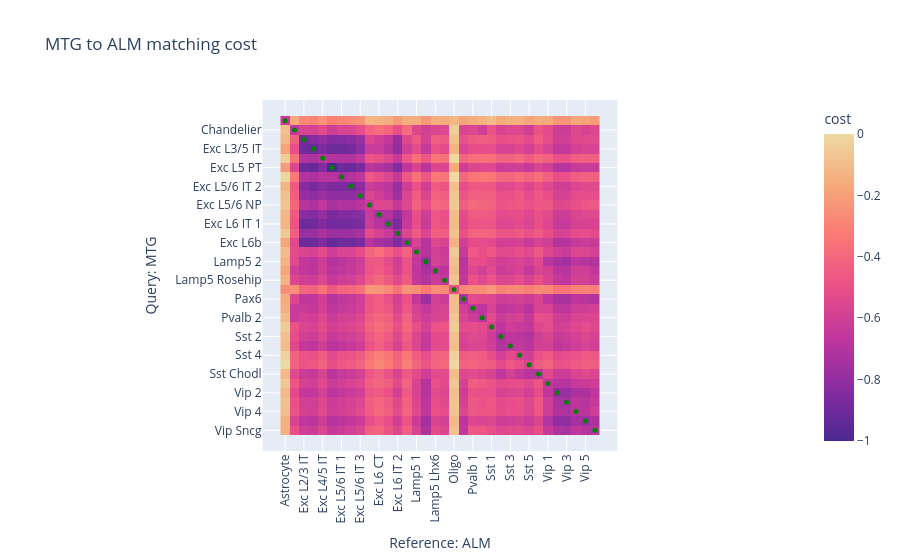

Notebook source saved alongside this figure:
### Markdown cell above
Sample run annotating MTG given ALM as reference

### Code cell
q, ref = 'MTG', 'ALM'

# create RefCM object -- can choose to enable/disable costs cache
rcm = RefCM(discovery_threshold=None)#, cache_load=False, cache_save=False)

# set reference
rcm.setref(ds[ref], ref, 'labels34')

# annotate query dataset
m = rcm.annotate(ds[q], q, 'labels34')

# evaluate and visualize annotation quality
m.eval('labels34')
m.display_matching_costs('labels34')

### Figure 1 — Plotly figure (JSON) as saved in the notebook; plotly's stock layout.template omitted (floating-point values rounded to 4 significant figures; data arrays with more than 128 entries replaced by an {"elided": "..."} marker saying what was removed)
{"data": [{"coloraxis": "coloraxis", "hovertemplate": "Reference: ALM: %{x}<br>Query: MTG: %{y}<br>cost: %{z}<extra></extra>", "name": "0", "type": "heatmap", "x": ["Astrocyte", "Chandelier", "Exc L2/3 IT", "Exc L3/5 IT", "Exc L4/5 IT", "Exc L5 PT", "Exc L5/6 IT 1", "Exc L5/6 IT 2", "Exc L5/6 IT 3", "Exc L5/6 NP", "Exc L6 CT", "Exc L6 IT 1", "Exc L6 IT 2", "Exc L6b", "Lamp5 1", "Lamp5 2", "Lamp5 Lhx6", "Lamp5 Rosehip", "Oligo", "Pax6", "Pvalb 1", "Pvalb 2", "Sst 1", "Sst 2", "Sst 3", "Sst 4", "Sst 5", "Sst Chodl", "Vip 1", "Vip 2", "Vip 3", "Vip 4", "Vip 5", "Vip Sncg"], "xaxis": "x", "y": ["Astrocyte", "Chandelier", "Exc L2/3 IT", "Exc L3/5 IT", "Exc L4/5 IT", "Exc L5 PT", "Exc L5/6 IT 1", "Exc L5/6 IT 2", "Exc L5/6 IT 3", "Exc L5/6 NP", "Exc L6 CT", "Exc L6 IT 1", "Exc L6 IT 2", "Exc L6b", "Lamp5 1", "Lamp5 2", "Lamp5 Lhx6", "Lamp5 Rosehip", "Oligo", "Pax6", "Pvalb 1", "Pvalb 2", "Sst 1", "Sst 2", "Sst 3", "Sst 4", "Sst 5", "Sst Chodl", "Vip 1", "Vip 2", "Vip 3", "Vip 4", "Vip 5", "Vip Sncg"], "yaxis": "y", "z": {"elided": "34x34 float values"}}, {"hovertemplate": "%{y} -> %{x}", "marker": {"color": ["green", "green", "green", "green", "green", "green", "green", "green", "green", "green", "green", "green", "green", "green", "green", "green", "green", "green", "green", "green", "green", "green", "green", "green", "green", "green", "green", "green", "green", "green", "green", "green", "green", "green"], "size": 5}, "mode": "markers", "name": "", "type": "scatter", "x": ["Astrocyte", "Chandelier", "Exc L2/3 IT", "Exc L3/5 IT", "Exc L4/5 IT", "Exc L5 PT", "Exc L5/6 IT 1", "Exc L5/6 IT 2", "Exc L5/6 IT 3", "Exc L5/6 NP", "Exc L6 CT", "Exc L6 IT 1", "Exc L6 IT 2", "Exc L6b", "Lamp5 1", "Lamp5 2", "Lamp5 Lhx6", "Lamp5 Rosehip", "Oligo", "Pax6", "Pvalb 1", "Pvalb 2", "Sst 1", "Sst 2", "Sst 3", "Sst 4", "Sst 5", "Sst Chodl", "Vip 1", "Vip 2", "Vip 3", "Vip 4", "Vip 5", "Vip Sncg"], "y": ["Astrocyte", "Chandelier", "Exc L2/3 IT", "Exc L3/5 IT", "Exc L4/5 IT", "Exc L5 PT", "Exc L5/6 IT 1", "Exc L5/6 IT 2", "Exc L5/6 IT 3", "Exc L5/6 NP", "Exc L6 CT", "Exc L6 IT 1", "Exc L6 IT 2", "Exc L6b", "Lamp5 1", "Lamp5 2", "Lamp5 Lhx6", "Lamp5 Rosehip", "Oligo", "Pax6", "Pvalb 1", "Pvalb 2", "Sst 1", "Sst 2", "Sst 3", "Sst 4", "Sst 5", "Sst Chodl", "Vip 1", "Vip 2", "Vip 3", "Vip 4", "Vip 5", "Vip Sncg"]}], "layout": {"coloraxis": {"colorbar": {"title": {"text": "cost"}}, "colorscale": [[0, "rgb(75, 41, 145)"], [0.1667, "rgb(135, 44, 162)"], [0.3333, "rgb(192, 54, 157)"], [0.5, "rgb(234, 79, 136)"], [0.6667, "rgb(250, 120, 118)"], [0.8333, "rgb(246, 169, 122)"], [1, "rgb(237, 217, 163)"]]}, "title": {"text": "MTG to ALM matching cost"}, "xaxis": {"anchor": "y", "constrain": "domain", "domain": [0, 1], "scaleanchor": "y", "tickangle": -90, "title": {"text": "Reference: ALM"}}, "yaxis": {"anchor": "x", "autorange": "reversed", "constrain": "domain", "domain": [0, 1], "title": {"text": "Query: MTG"}}}}
